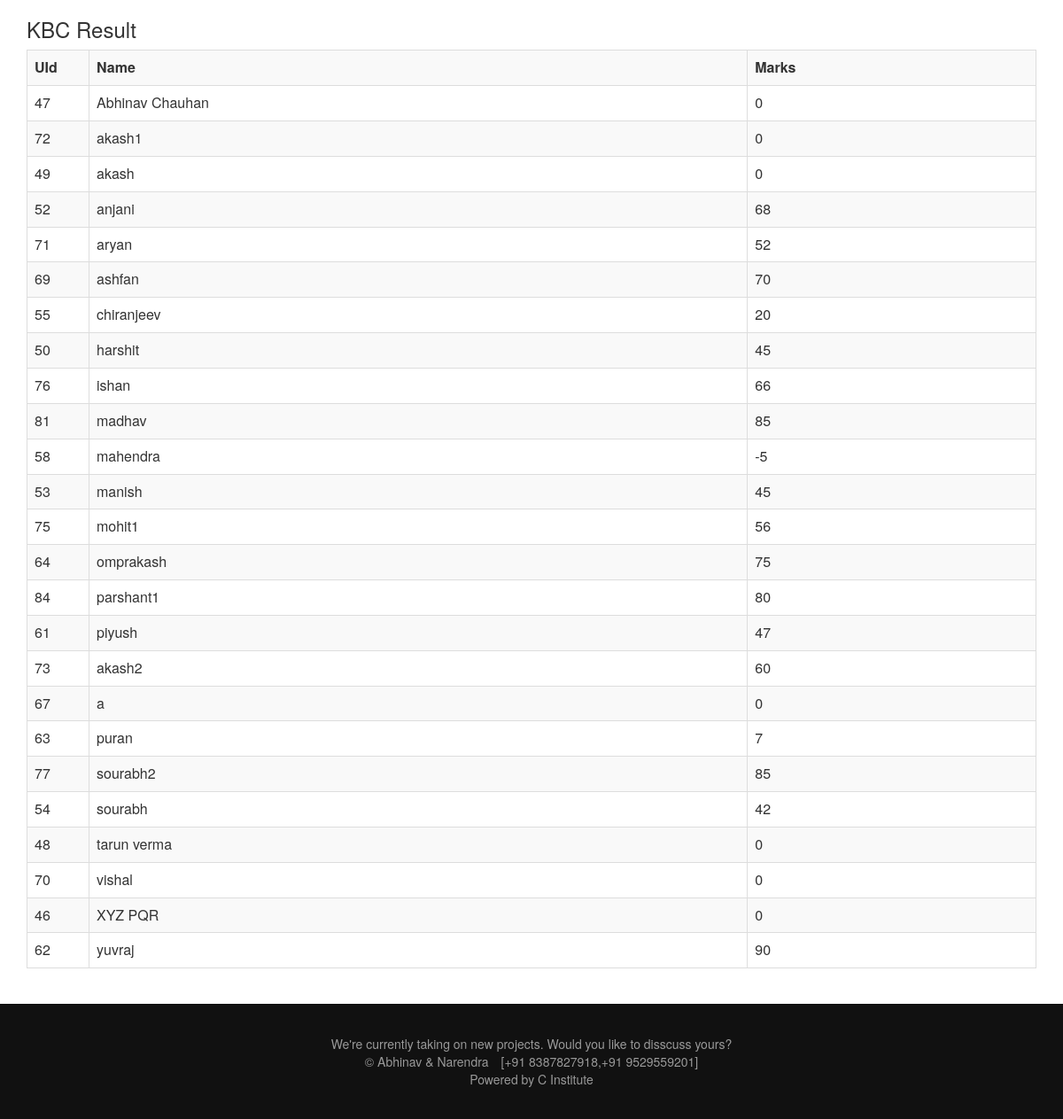
The app's page /admin/result-list.php?subject=cpp (signed in) with its own data.
### tables this page shows
CREATE TABLE `user_signup` (
  `id` int(11) NOT NULL,
  `email` varchar(32) NOT NULL,
  `name` varchar(32) NOT NULL,
  `phone` bigint(10) NOT NULL,
  `passwd` varchar(32) NOT NULL
);

CREATE TABLE `user_data` (
  `email` varchar(32) NOT NULL,
  `sem` int(1) NOT NULL,
  `branch` varchar(32) NOT NULL,
  `college` varchar(256) NOT NULL,
  `c` varchar(10) DEFAULT NULL,
  `cpp` varchar(10) DEFAULT NULL,
  `java` varchar(10) DEFAULT NULL
);

### admin/result-list.php (the view, shortened to what this page needs)
<html>
<head>
    <link rel="stylesheet" href="https://maxcdn.bootstrapcdn.com/bootstrap/3.3.7/css/bootstrap.min.css">
</head>
<body>
<?php
require_once('../includes/config.php');
extract($_GET);
if($subject=="c") $show_sub="C";
	else if($subject=="cpp") $show_sub="KBC";
		else $show_sub="Puzzle";
echo '<div class="container">';
echo '<h3>'.$show_sub.' Result</h3>';
echo '<table class="table table-striped table-hover table-bordered">';
$query_id="SELECT * FROM user_signup";
$result_id=$conn->query($query_id);
if($result_id->num_rows>0)
{	echo '<tr><th width="70">UId</th><th>Name</th>'; if($subject=="java") echo '<th>Time Consumed</th>';
	echo '<th>Marks</th></tr>';
	while($rows_id=$result_id->fetch_assoc())
	{
		$query="SELECT c,cpp,java FROM user_data where email='".$rows_id['email']."'";
		$result=$conn->query($query);
		$row=$result->fetch_assoc();
		if($subject=='c')
		{
			if($row['c']=='checked')
			{
				$table='_'.$rows_id['id'].'_c_result';
				$query_res="SELECT * FROM ".$table;
				$result_res=$conn->query($query_res);
				$r=0;$w=0;$total=0;
				while($row_res=$result_res->fetch_assoc())
				{
				if($row_res['is_right']==1) $r++;
				if($row_res['is_wrong']==1) $w++;
				}
					$total=$r*4-$w*1;
				echo '<tr><td>'.$rows_id['id'].'</td><td>'.$rows_id['name'].'</td><td>'.$total.'</td></tr>';
			}
		}
		else if($subject=='cpp')
				{	if($row['cpp']=='checked')
					{
					$table='_'.$rows_id['id'].'_cpp_result';
					$query_res="SELECT * FROM ".$table;
					$result_res=$conn->query($query_res);
					$r=0;$w=0;$total=0;
					while($row_res=$result_res->fetch_assoc())
					{
					if($row_res['is_right']==1) $r++;
					if($row_res['is_wrong']==1) $w++;
					}
					$total=$r*4-$w*1;
					echo '<tr><td>'.$rows_id['id'].'</td><td>'.$rows_id['name'].'</td><td>'.$total.'</td></tr>';
					}
			}
	}
}
else
{
	echo "No result data";
}
echo "</table></div>";
?>
<br>
<div class="container-fluid footer" style="background-color:#111111;text-align:center;">
		<div style="display:table;;margin:0px auto;height:130px;color:#999999;">
			<div style="display:table-cell;vertical-align:middle;" >
<span style="font-size:14px;">We're currently taking on new projects. Would you like to disscuss yours?</span><br>
<span>&copy;&nbsp;Abhinav & Narendra&emsp;[+91 8387827918,+91 9529559201]</span><br>
<span>Powered by C Institute</span>
			</div>
		</div>
</div>
</body>
</html>

### records on screen
user_signup: id "47", name "Abhinav Chauhan", user_data.cpp "0"
user_signup: id "72", name "akash1", user_data.cpp "0"
user_signup: id "49", name "akash", user_data.cpp "0"
user_signup: id "52", name "anjani", total "68"
user_signup: id "71", name "aryan", total "52"
user_signup: id "69", name "ashfan", total "70"
user_signup: id "55", name "chiranjeev", total "20"
user_signup: id "50", name "harshit", total "45"
user_signup: id "76", name "ishan", total "66"
user_signup: id "81", name "madhav", total "85"
user_signup: id "58", name "mahendra", total "-5"
user_signup: id "53", name "manish", total "45"
user_signup: id "75", name "mohit1", total "56"
user_signup: id "64", name "omprakash", total "75"
user_signup: id "84", name "parshant1", total "80"
user_signup: id "61", name "piyush", total "47"
user_signup: id "73", name "akash2", total "60"
user_signup: id "67", name "a", user_data.cpp "0"
user_signup: id "63", name "puran", total "7"
user_signup: id "77", name "sourabh2", total "85"
user_signup: id "54", name "sourabh", total "42"
user_signup: id "48", name "tarun verma", user_data.cpp "0"
user_signup: id "70", name "vishal", user_data.cpp "0"
user_signup: id "46", name "XYZ PQR", user_data.cpp "0"
user_signup: id "62", name "yuvraj", total "90"

### other values on screen
$show_sub "KBC"
